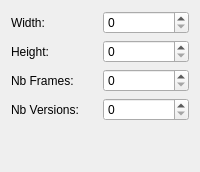
      <widget class="QWidget" name="cavalryTab" >
       <property name="toolTip" >
        <string>Data about the cavalry sprite</string>
       </property>
       <attribute name="title" >
        <string>Cavalry</string>
       </attribute>
       <layout class="QGridLayout" name="gridLayout_3" >
        <item row="0" column="0" >
         <widget class="QLabel" name="label_10" >
          <property name="text" >
           <string>Width:</string>
          </property>
         </widget>
        </item>
        <item row="0" column="1" >
         <widget class="QSpinBox" name="cavalryw" >
          <property name="toolTip" >
           <string>Cavalry individual frame width</string>
          </property>
          <property name="whatsThis" >
           <string>&lt;!DOCTYPE HTML PUBLIC "-//W3C//DTD HTML 4.0//EN" "http://www.w3.org/TR/REC-html40/strict.dtd">
&lt;html>&lt;head>&lt;meta name="qrichtext" content="1" />&lt;style type="text/css">
p, li { white-space: pre-wrap; }
&lt;/style>&lt;/head>&lt;body style=" font-family:'Sans Serif'; font-size:10pt; font-weight:400; font-style:normal;">
&lt;p style=" margin-top:0px; margin-bottom:0px; margin-left:0px; margin-right:0px; -qt-block-indent:0; text-indent:0px;">Cavalry individual frame width.&lt;/p>
&lt;p style="-qt-paragraph-type:empty; margin-top:0px; margin-bottom:0px; margin-left:0px; margin-right:0px; -qt-block-indent:0; text-indent:0px;">&lt;/p>
&lt;p style=" margin-top:0px; margin-bottom:0px; margin-left:0px; margin-right:0px; -qt-block-indent:0; text-indent:0px;">The pool &lt;span style=" font-style:italic;">cavalry&lt;/span> element will be rendered on a pixmap of width : &lt;span style=" font-style:italic;">Width&lt;/span> * &lt;span style=" font-style:italic;">number of frames&lt;/span> and  then split into individual frames.&lt;/p>&lt;/body>&lt;/html></string>
          </property>
         </widget>
        </item>
        <item row="1" column="0" >
         <widget class="QLabel" name="label_9" >
          <property name="text" >
           <string>Height:</string>
          </property>
         </widget>
        </item>
        <item row="1" column="1" >
         <widget class="QSpinBox" name="cavalryh" >
          <property name="toolTip" >
           <string>Cavalry individual frame height</string>
          </property>
          <property name="whatsThis" >
           <string>&lt;!DOCTYPE HTML PUBLIC "-//W3C//DTD HTML 4.0//EN" "http://www.w3.org/TR/REC-html40/strict.dtd">
&lt;html>&lt;head>&lt;meta name="qrichtext" content="1" />&lt;style type="text/css">
p, li { white-space: pre-wrap; }
&lt;/style>&lt;/head>&lt;body style=" font-family:'Sans Serif'; font-size:10pt; font-weight:400; font-style:normal;">
&lt;p style=" margin-top:0px; margin-bottom:0px; margin-left:0px; margin-right:0px; -qt-block-indent:0; text-indent:0px;">Cavalry individual frame height.&lt;/p>
&lt;p style="-qt-paragraph-type:empty; margin-top:0px; margin-bottom:0px; margin-left:0px; margin-right:0px; -qt-block-indent:0; text-indent:0px;">&lt;/p>
&lt;p style=" margin-top:0px; margin-bottom:0px; margin-left:0px; margin-right:0px; -qt-block-indent:0; text-indent:0px;">The pool &lt;span style=" font-style:italic;">cavalry&lt;/span> element will be rendered on a pixmap of height : &lt;span style=" font-style:italic;">Height&lt;/span> * &lt;span style=" font-style:italic;">number of versions&lt;/span> and  then split into individual frames.&lt;/p>&lt;/body>&lt;/html></string>
          </property>
         </widget>
        </item>
        <item row="2" column="0" >
         <widget class="QLabel" name="label_11" >
          <property name="text" >
           <string>Nb Frames:</string>
          </property>
         </widget>
        </item>
        <item row="2" column="1" >
         <widget class="QSpinBox" name="cavalryf" >
          <property name="toolTip" >
           <string>Cavalry number of individual frames</string>
          </property>
          <property name="whatsThis" >
           <string>&lt;!DOCTYPE HTML PUBLIC "-//W3C//DTD HTML 4.0//EN" "http://www.w3.org/TR/REC-html40/strict.dtd">
&lt;html>&lt;head>&lt;meta name="qrichtext" content="1" />&lt;style type="text/css">
p, li { white-space: pre-wrap; }
&lt;/style>&lt;/head>&lt;body style=" font-family:'Sans Serif'; font-size:10pt; font-weight:400; font-style:normal;">
&lt;p style=" margin-top:0px; margin-bottom:0px; margin-left:0px; margin-right:0px; -qt-block-indent:0; text-indent:0px;">Cavalry number of individual frames.&lt;/p>
&lt;p style="-qt-paragraph-type:empty; margin-top:0px; margin-bottom:0px; margin-left:0px; margin-right:0px; -qt-block-indent:0; text-indent:0px;">&lt;/p>
&lt;p style=" margin-top:0px; margin-bottom:0px; margin-left:0px; margin-right:0px; -qt-block-indent:0; text-indent:0px;">The pool &lt;span style=" font-style:italic;">cavalry&lt;/span> element will be rendered on a pixmap of width : &lt;span style=" font-style:italic;">Width&lt;/span> * N&lt;span style=" font-style:italic;">umber of frames&lt;/span> and  then split into individual frames.&lt;/p>&lt;/body>&lt;/html></string>
          </property>
         </widget>
        </item>
        <item row="3" column="0" >
         <widget class="QLabel" name="label_12" >
          <property name="text" >
           <string>Nb Versions:</string>
          </property>
         </widget>
        </item>
        <item row="3" column="1" >
         <widget class="QSpinBox" name="cavalryv" >
          <property name="toolTip" >
           <string>Cavalry number of versions</string>
          </property>
          <property name="whatsThis" >
           <string>&lt;!DOCTYPE HTML PUBLIC "-//W3C//DTD HTML 4.0//EN" "http://www.w3.org/TR/REC-html40/strict.dtd">
&lt;html>&lt;head>&lt;meta name="qrichtext" content="1" />&lt;style type="text/css">
p, li { white-space: pre-wrap; }
&lt;/style>&lt;/head>&lt;body style=" font-family:'Sans Serif'; font-size:10pt; font-weight:400; font-style:normal;">
&lt;p style=" margin-top:0px; margin-bottom:0px; margin-left:0px; margin-right:0px; -qt-block-indent:0; text-indent:0px;">Cavalry number of versions.&lt;/p>
&lt;p style="-qt-paragraph-type:empty; margin-top:0px; margin-bottom:0px; margin-left:0px; margin-right:0px; -qt-block-indent:0; text-indent:0px;">&lt;/p>
&lt;p style=" margin-top:0px; margin-bottom:0px; margin-left:0px; margin-right:0px; -qt-block-indent:0; text-indent:0px;">The pool caval&lt;span style=" font-style:italic;">ry&lt;/span> element will be rendered on a pixmap of height : &lt;span style=" font-style:italic;">Height&lt;/span> * &lt;span style=" font-style:italic;">Number of versions&lt;/span> and  then split into individual frames.&lt;/p>
&lt;p style="-qt-paragraph-type:empty; margin-top:0px; margin-bottom:0px; margin-left:0px; margin-right:0px; -qt-block-indent:0; text-indent:0px;">&lt;/p>
&lt;p style=" margin-top:0px; margin-bottom:0px; margin-left:0px; margin-right:0px; -qt-block-indent:0; text-indent:0px;">Each version shows the sprite visible from one direction: the first one is directed towards the right, the second towards the left, the third one from front and the last one from the back. But all sprites don't need all versions.&lt;/p>&lt;/body>&lt;/html></string>
          </property>
         </widget>
        </item>
        <item row="4" column="0" >
         <spacer name="verticalSpacer_4" >
          <property name="orientation" >
           <enum>Qt::Vertical</enum>
          </property>
          <property name="sizeHint" stdset="0" >
           <size>
            <width>20</width>
            <height>40</height>
           </size>
          </property>
         </spacer>
        </item>
       </layout>
      </widget>
